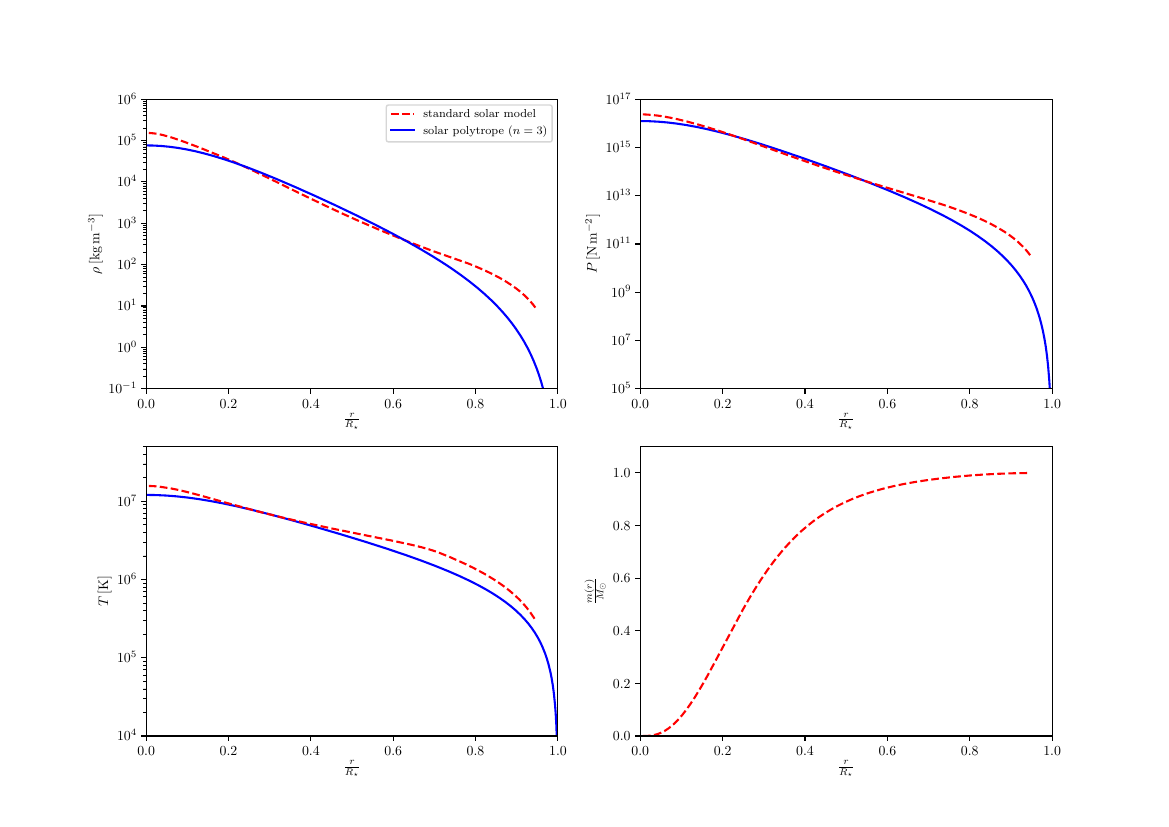

This chart was generated by the following Python code:
#!/usr/bin/python3

import numpy as np
import matplotlib.pyplot as plt

plt.rc('font', **{'family' : 'serif', 'serif' : ['Computer Modern Roman']})
plt.rc('text', usetex = True)

Msun = 1.9891e30 # kg
Rsun = 6.95508e8 # m

if __name__ == '__main__':
    data = 'pstar.txt'
    x, rho, P, T, M = np.loadtxt(data, usecols = (0, 1, 2, 3, 4), unpack = True)

    fig = plt.figure(figsize=(11.69, 8.27))

    # Reading standard stellar model
    m_sun, r_sun, T_sun, rho_sun, P_sun = np.loadtxt('bp2004stdmodel.dat', usecols=(0, 1, 2, 3, 4), skiprows = 23, unpack=True)
    rho_sun *= 1.e3
    P_sun *= 1.e-1
    
    # =======
    # Density
    # =======
    
    plt.subplot(2, 2, 1)
    plt.plot(r_sun, rho_sun, '--r', label = r'standard solar model')
    plt.plot(x, rho, 'b-', label = r'solar polytrope $(n = 3)$')
    plt.xlabel(r'$\frac{r}{R_\star}$')
    plt.ylabel(r'$\rho\,[\mathrm{kg}\,\mathrm{m}^{-3}]$')
    plt.yscale('log')
    plt.ylim(ymin = 1.e-1, ymax = 1.e6)
    plt.xlim(xmin = 0., xmax = 1.)
    plt.legend(fontsize = 'small')
    
    # ========
    # Pressure
    # ========

    plt.subplot(2, 2, 2)
    plt.plot(x, P, 'b-')
    plt.plot(r_sun, P_sun, '--r')
    plt.xlabel(r'$\frac{r}{R_\star}$')
    plt.ylabel(r'$P\,[\mathrm{N}\,\mathrm{m}^{-2}]$')
    plt.yscale('log')
    plt.ylim(ymin = 1.e5, ymax = 1.e17)
    plt.xlim(xmin = 0., xmax = 1.)
    
    # ===========
    # Temperature
    # ===========

    plt.subplot(2, 2, 3)
    plt.plot(x, T, 'b-')
    plt.plot(r_sun, T_sun, '--r')
    plt.xlabel(r'$\frac{r}{R_\star}$')
    plt.ylabel(r'$T\,[\mathrm{K}]$')
    plt.yscale('log')
    plt.ylim(ymin = 1.e4, ymax = 5.e7)
    plt.xlim(xmin = 0., xmax = 1.)

    # ====
    # Mass
    # ====

    plt.subplot(2, 2, 4)
    plt.plot(x, M/Msun, 'b-')
    plt.plot(r_sun, m_sun, '--r')
    plt.xlabel(r'$\frac{r}{R_\star}$')
    plt.ylabel(r'$\frac{m(r)}{M_{\odot}}$')
    #plt.yscale('log')
    plt.ylim(ymin = 0., ymax = 1.1)
    plt.xlim(xmin = 0., xmax = 1.)
    
    plt.savefig('pstar.pdf')
    plt.close()

